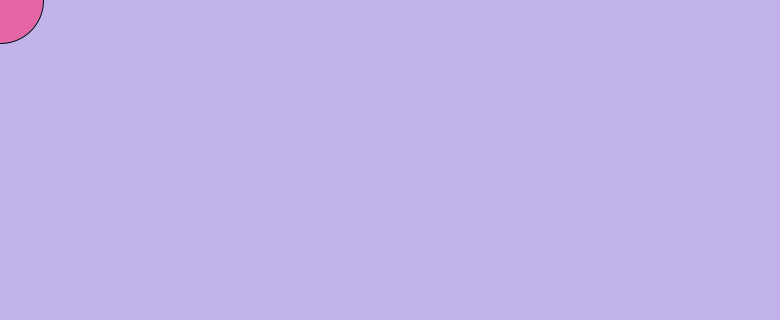
Frame 1 (no input)
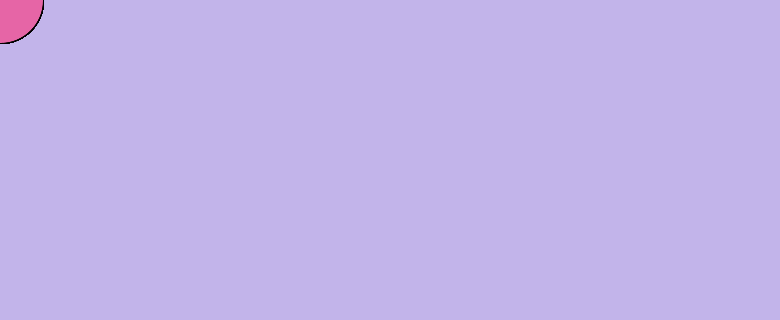
Frame 60 (the mouse pressed at the canvas centre just before this capture)
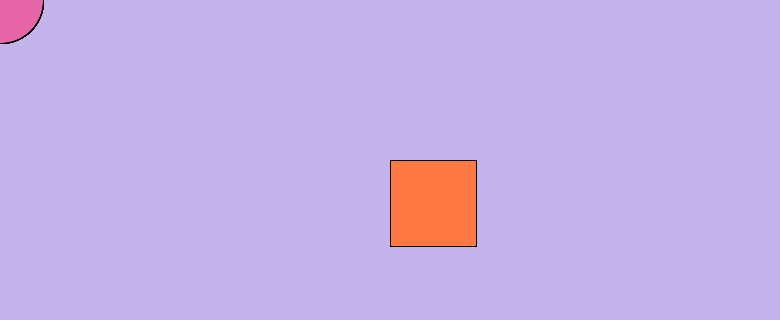
Frame 120 (the mouse held since frame 60 and released just before this capture)

The Processing sketch that drew these frames (run headless with seeded random() and noise(); from frame 60 on, the mouse is pressed at the canvas centre):

// Processing sketch: processing_87035
// ── processing_87035.pde

void setup() {
  background(194,180,234);
  size(780,320);
}

void draw() {
  if (mousePressed) {
    fill (255, 122, 66);
  rect (mouseX, mouseY, 86, 86);
  } else {
    fill(230, 101, 166);
    ellipse (mouseX, mouseY, 86, 86);
  }
}
